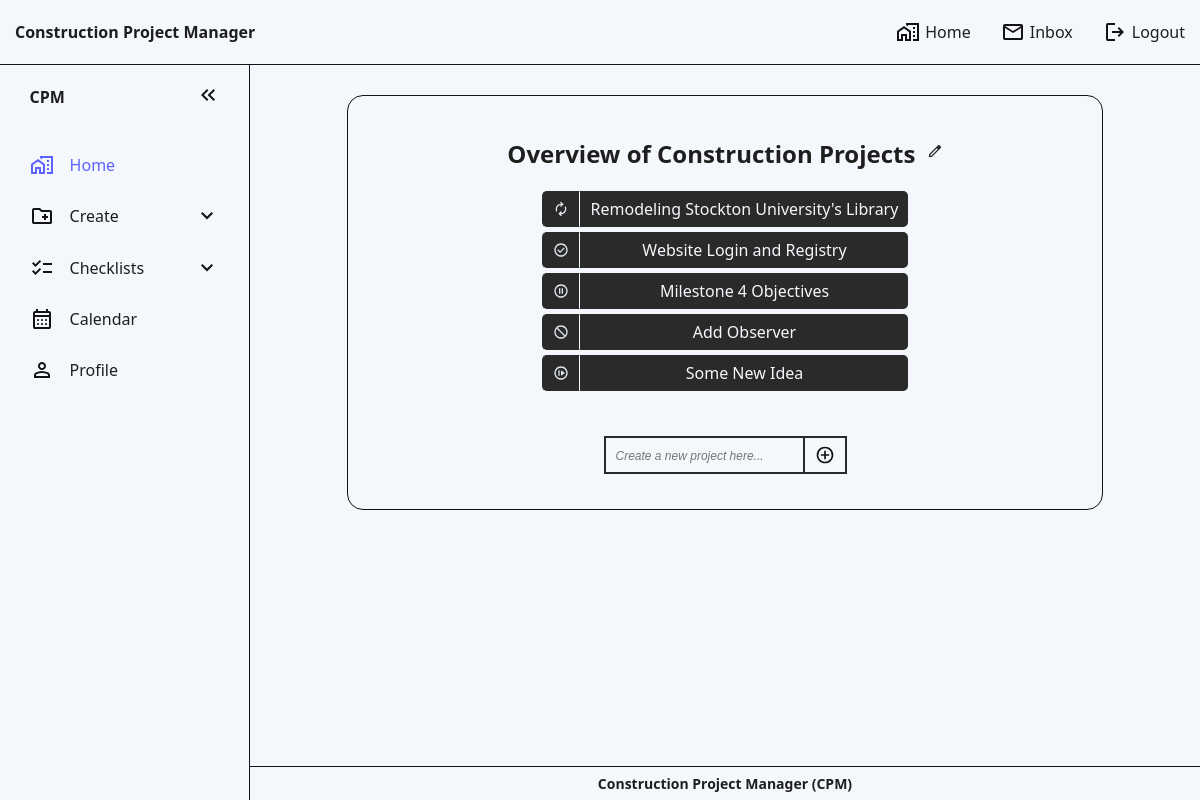
Screenshot of / (signed in) with the database file from the repository.
### website/models.py (models this page shows)
class Project(db.Model): # Database model: An object blueprint/layout that will be stored in the database
    id = db.Column(db.Integer, primary_key=True)
    project_name = db.Column(db.String(70))
    date = db.Column(db.DateTime(timezone=True), default=func.now()) # Gets current date and time
    progress = db.Column(Enum('Not Yet Started', 'On Hold', 'In Progress', 'Completed', 'Canceled', name='progress_status'), nullable=False, default='Not Yet Started') # Project's Progress: Not Yet Started (Blue) | On Hold (Orange) | In Progress (Yellow) | Completed (Green) | Canceled (Red)
    deadline = db.Column(db.Date, nullable=True) # Project Deadline
    user_id = db.Column(db.Integer, db.ForeignKey('user.id')) # 1-to-many relationship
    subcontractors = db.relationship('Assignment', back_populates='project') #many to many relation
    tasks = db.relationship('Task', backref='project', lazy='dynamic') # 1-to-many relationship
    files = db.relationship('File', back_populates='project')
    pass

### website/views.py (the view, shortened to what this page needs)
@views.route('/', methods=['GET', 'POST']) # Main page of website
@login_required # Make sure to include this if a user must be logged in to view a page!
def project():
    return render_template("home.html", user=current_user)

### website/templates/home.html (shortened to what this page needs)
<!DOCTYPE html>
<html lang="en">
  <head>
    <link rel="stylesheet" href="./../static/style.css" />
  </head>
  <body id="default-website-body">
    <nav>
      <ul>
        <li class="nav-title">Construction Project Manager</li>
        <li class="hideOnMobile">
          <a href="/"
            >
            Home</a
          >
        </li>
        <li class="hideOnMobile">
          <a href="/inbox"
            ><svg
              xmlns="http://www.w3.org/2000/svg"
              height="24px"
              viewBox="0 -960 960 960"
              width="24px"
            >
              <path
                d="M160-160q-33 0-56.5-23.5T80-240v-480q0-33 23.5-56.5T160-800h640q33 0 56.5 23.5T880-720v480q0 33-23.5 56.5T800-160H160Zm320-280L160-640v400h640v-400L480-440Zm0-80 320-200H160l320 200ZM160-640v-80 480-400Z"
              />
            </svg>
            Inbox</a
          >
        </li>
        <li class="hideOnMobile">
          <a href="/logout"
            ><svg
              xmlns="http://www.w3.org/2000/svg"
              height="24px"
              viewBox="0 -960 960 960"
              width="24px"
            >
              <path
                d="M200-120q-33 0-56.5-23.5T120-200v-560q0-33 23.5-56.5T200-840h280v80H200v560h280v80H200Zm440-160-55-58 102-102H360v-80h327L585-622l55-58 200 200-200 200Z"
              />
            </svg>
            Logout</a
          >
        </li>
      </ul>
    </nav>
    <aside id="default-asidebar">
      <ul>
        <li>
          <span class="logo">CPM</span>
          <button onclick="toggleSidebar()" id="toggle-btn">
            <svg
              xmlns="http://www.w3.org/2000/svg"
              viewBox="0 -960 960 960"
              width="24px"
              height="24px"
            >
              <path
                d="M440-240 200-480l240-240 56 56-183 184 183 184-56 56Zm264 0L464-480l240-240 56 56-183 184 183 184-56 56Z"
              />
            </svg>
          </button>
        </li>
        <li class="active">
          <a href="/">
            <span>Home</span>
          </a>
        </li>
        <li>
          <button onclick="toggleSubMenu(this)" class="dropdown-btn">
            <span>Create</span>
            <svg
              class="arrow-down-svg"
              xmlns="http://www.w3.org/2000/svg"
              viewBox="0 -960 960 960"
              width="24px"
              height="24px"
            >
              <path d="M480-344 240-584l56-56 184 184 184-184 56 56-240 240Z" />
            </svg>
          </button>
        </li>
        <li>
          <button onclick="toggleSubMenu(this)" class="dropdown-btn">
            <svg
              xmlns="http://www.w3.org/2000/svg"
              viewBox="0 -960 960 960"
              width="24px"
              height="24px"
            >
              <path
                d="M222-200 80-342l56-56 85 85 170-170 56 57-225 226Zm0-320L80-662l56-56 85 85 170-170 56 57-225 226Zm298 240v-80h360v80H520Zm0-320v-80h360v80H520Z"
              />
            </svg>
            <span>Checklists</span>
            <svg
              class="arrow-down-svg"
              xmlns="http://www.w3.org/2000/svg"
              viewBox="0 -960 960 960"
              width="24px"
              height="24px"
            >
              <path d="M480-344 240-584l56-56 184 184 184-184 56 56-240 240Z" />
            </svg>
          </button>
        </li>
        <li>
          <a href="calendar.html"
            >
            <span>Calendar</span></a
          >
        </li>
        <li>
          <a href="#"
            >
            <span>Profile</span></a
          >
        </li>
      </ul>
    </aside>
    <main>
      <section class="main-content-section" id="project-section">
        <section id="project-header">
          <h2>
            Overview of Construction Projects
          </h2>
        </section>
        <ul>
          {% for project in user.projects %}
          <li>
            <p id="project-status">
            </p>
            <a
              id="project-link"
              href="{{ url_for('views.view_project', project_id=project.id)}}"
            >
              {{project.project_name}}</a
            >
          </li>
          {% endfor %}
        </ul>
        <form method="POST" id="project-form">
          <input
            name="project"
            id="project"
            maxlength="70"
            placeholder="Create a new project here..."
          />
          <button type="submit">
          </button>
        </form>
      </section>
    </main>
    <footer>Construction Project Manager (CPM)</footer>
  </body>
</html>

### rows the page displays
Project: progress "In Progress" (drawn), project_name "Remodeling Stockton University's Library"
Project: progress "Completed" (drawn), project_name "Website Login and Registry"
Project: progress "On Hold" (drawn), project_name "Milestone 4 Objectives"
Project: progress "Canceled" (drawn), project_name "Add Observer"
Project: progress "Not Yet Started" (drawn), project_name "Some New Idea"
